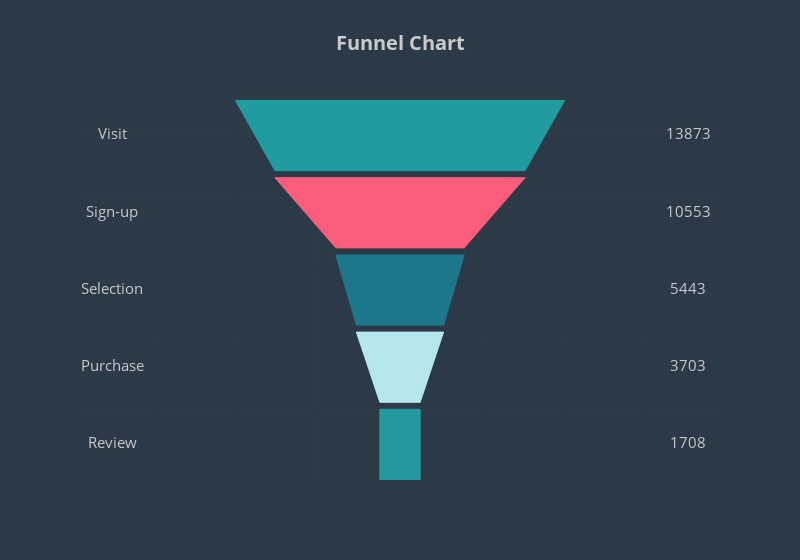

Notebook code for this chart:
### Markdown cell above
To draw the phase names and values, we are using the *text* mode in *scatter* plots.

To style the plot, we are changing the background color of the plot and the plot paper, hiding the *legend* and *tick labels*, and removing the *zeroline*.

### Code cell
# For phase names
label_trace = go.Scatter(
    x=[-350]*n_phase,
    y=label_y,
    mode='text',
    text=phases,
    textfont=dict(
        color='rgb(200,200,200)',
        size=15
    )
)
 
# For phase values
value_trace = go.Scatter(
    x=[350]*n_phase,
    y=label_y,
    mode='text',
    text=values,
    textfont=dict(
        color='rgb(200,200,200)',
        size=15
    )
)

data = [label_trace, value_trace]
 
layout = go.Layout(
    title="<b>Funnel Chart</b>",
    titlefont=dict(
        size=20,
        color='rgb(203,203,203)'
    ),
    shapes=shapes,
    height=560,
    width=800,
    showlegend=False,
    paper_bgcolor='rgba(44,58,71,1)',
    plot_bgcolor='rgba(44,58,71,1)',
    xaxis=dict(
        showticklabels=False,
        zeroline=False,
    ),
    yaxis=dict(
        showticklabels=False,
        zeroline=False
    )
)
 
fig = go.Figure(data=data, layout=layout)
iplot(fig)

### Figure 1 — Plotly figure (JSON) as saved in the notebook; plotly's stock layout.template omitted (floating-point values rounded to 4 significant figures)
{"data": [{"mode": "text", "text": ["Visit", "Sign-up", "Selection", "Purchase", "Review"], "textfont": {"color": "rgb(200,200,200)", "size": 15}, "type": "scatter", "x": [-350, -350, -350, -350, -350], "y": [490, 380, 270, 160, 50]}, {"mode": "text", "text": [13873, 10553, 5443, 3703, 1708], "textfont": {"color": "rgb(200,200,200)", "size": 15}, "type": "scatter", "x": [350, 350, 350, 350, 350], "y": [490, 380, 270, 160, 50]}], "layout": {"height": 560, "paper_bgcolor": "rgba(44,58,71,1)", "plot_bgcolor": "rgba(44,58,71,1)", "shapes": [{"fillcolor": "rgb(32,155,160)", "line": {"color": "rgb(32,155,160)", "width": 1}, "path": "M 200.0 540 L 152.0 440 L -152.0 440 L -200.0 540 Z", "type": "path"}, {"fillcolor": "rgb(253,93,124)", "line": {"color": "rgb(253,93,124)", "width": 1}, "path": "M 152.0 430 L 78.0 330 L -78.0 330 L -152.0 430 Z", "type": "path"}, {"fillcolor": "rgb(28,119,139)", "line": {"color": "rgb(28,119,139)", "width": 1}, "path": "M 78.0 320 L 53.0 220 L -53.0 220 L -78.0 320 Z", "type": "path"}, {"fillcolor": "rgb(182,231,235)", "line": {"color": "rgb(182,231,235)", "width": 1}, "path": "M 53.0 210 L 24.5 110 L -24.5 110 L -53.0 210 Z", "type": "path"}, {"fillcolor": "rgb(35,154,160)", "line": {"color": "rgb(35,154,160)", "width": 1}, "path": "M 24.5 100 L 24.5 0 L -24.5 0 L -24.5 100 Z", "type": "path"}], "showlegend": false, "title": "<b>Funnel Chart</b>", "titlefont": {"color": "rgb(203,203,203)", "size": 20}, "width": 800, "xaxis": {"showticklabels": false, "zeroline": false}, "yaxis": {"showticklabels": false, "zeroline": false}}}
